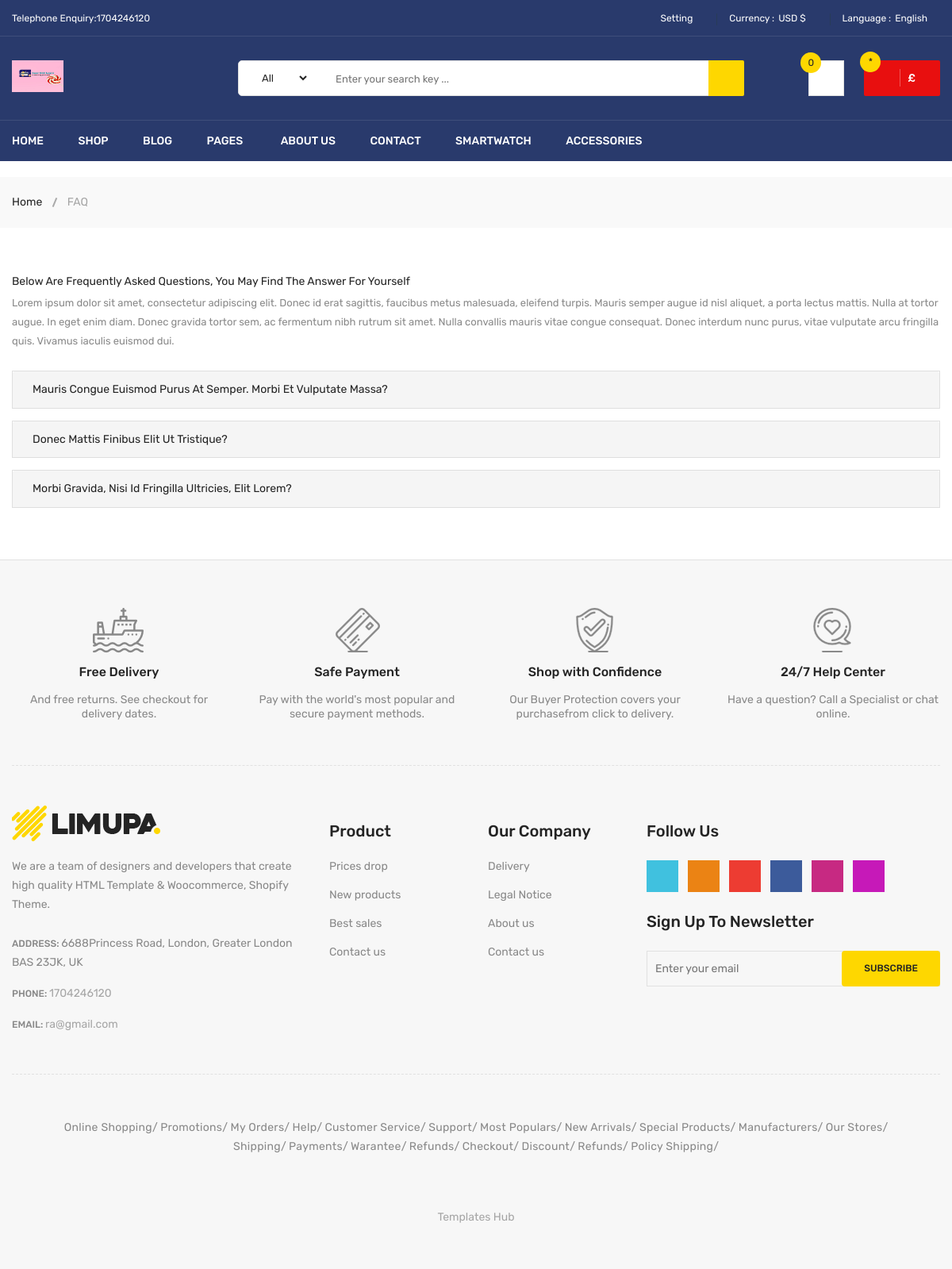
Screenshot of /faq/ with the database file from the repository.
### EcomApp/models.py (models this page shows, shortened)
class Setting(models.Model):
    STATUS = (
        ('True', 'True'),
        ('False', 'False'),
    )
    title = models.CharField(max_length=200)
    keyword = models.CharField(max_length=200)
    description = models.TextField()
    address = models.CharField(max_length=200)
    phone = models.IntegerField()
    fax = models.CharField(blank=True, max_length=50)
    email = models.EmailField(blank=True, null=True, max_length=50)
    smptserver = models.CharField(max_length=100)
    smtpemail = models.EmailField(blank=True, null=True, max_length=50)
    smptpassword = models.CharField(blank=True, max_length=50)
    smptport = models.CharField(blank=True, max_length=100)
    icon = models.ImageField(blank=True, null=True, upload_to='icon/')
    facebook = models.CharField(blank=True, max_length=100)
    instagram = models.CharField(blank=True, max_length=100)
    address = models.TextField()
    contact = models.TextField()
    reference = models.TextField()
    status = models.CharField(max_length=50, choices=STATUS)
    created_at = models.DateTimeField(auto_now_add=True)
    updated_at = models.DateTimeField(auto_now=True)

class FAQ(models.Model):
    STATUS = (
        ("True", "True"),
        ("False", "False")
    )
    ordernumber = models.IntegerField()
    question = models.CharField(max_length=200)
    answer = models.TextField()
    status = models.CharField(choices=STATUS, max_length=200, default=False)
    created_at = models.DateTimeField(auto_now_add=True)
    updated_at = models.DateTimeField(auto_now=True)

### EcomApp/views.py (the view)
# urls.py: path('faq/', Faq_details, name='Faq_details'),
def Faq_details(request):
    category = Category.objects.all()
    setting = Setting.objects.get(id=1)
    faq = FAQ.objects.filter(status=True).order_by('created_at')
    context = {
        'category': category,
        'setting': setting,
        'faq': faq
    }
    return render(request, 'faq.html', context)

### EcomApp/templates/faq.html (shortened to what this page needs)
      {%extends 'index.html'%}
{%load static%}
{% load crispy_forms_tags %}
            {% block header %}
                {% include "header.html" %}
            {% endblock header %}
             {% block another_content %}
 <div class="breadcrumb-area">
                <div class="container">
                    <div class="breadcrumb-content">
                        <ul>
                            <li><a href="index.html">Home</a></li>
                            <li class="active">FAQ</li>
                        </ul>
                    </div>
                </div>
            </div>
            <div class="frequently-area pt-60 pb-50">
                <div class="container">
                    <div class="row">
                        <div class="col-md-12">
                            <div class="frequently-content">
                                <div class="frequently-desc">
                                    <h3>Below are frequently asked questions, you may find the answer for yourself</h3>
                                    <p>Lorem ipsum dolor sit amet, consectetur adipiscing elit. Donec id erat sagittis, faucibus metus malesuada, eleifend turpis. Mauris semper augue id nisl aliquet, a porta lectus mattis. Nulla at tortor augue. In eget enim diam. Donec gravida tortor sem, ac fermentum nibh rutrum sit amet. Nulla convallis mauris vitae congue consequat. Donec interdum nunc purus, vitae vulputate arcu fringilla quis. Vivamus iaculis euismod dui.</p>
                                </div>
                            </div>
                            <div class="frequently-accordion">
                                <div id="accordion">
                                    {% for p in faq  %}
                                  <div class="card">
                                    <div class="card-header" id="heading{{p.ordernumber}}">
                                      <h5 class="mb-0">
                                        <a class="collapsed" data-toggle="collapse" data-target="#collapse{{p.ordernumber}}" aria-expanded="false" aria-controls="collapse{{p.ordernumber}}">
                                        {{p.question}}
                                        </a>
                                      </h5>
                                    </div>
                                  </div>
                                    {% endfor %}
                                </div>
                            </div>
                        </div>
                    </div>
                </div>
            </div>
   {% endblock another_content %}
                    {% block footer %}
            {% include "footer.html" %}
            {% endblock footer %}

### EcomApp/templates/header.html (shortened to what this page needs)
{%load static%}
{% load ecomtag %}
{%ecom_set as setting%}
<header class="li-header-4">
    <div class="header-top">
        <div class="container">
            <div class="row">
                <div class="col-lg-3 col-md-4">
                    <div class="header-top-left">
                        <ul class="phone-wrap">
                            <li><span>Telephone Enquiry:</span><a href="#">{{setting.phone}}</a></li>
                        </ul>
                    </div>
                </div>
                <div class="col-lg-9 col-md-8">
                    <div class="header-top-right">
                        <ul class="ht-menu">
                            <li>
                                <div class="ht-setting-trigger"><span>Setting</span></div>
                            </li>
                            <li>
                                <span class="currency-selector-wrapper">Currency :</span>
                                <div class="ht-currency-trigger"><span>USD $</span></div>
                            </li>
                            <li>
                                <span class="language-selector-wrapper">Language :</span>
                                <div class="ht-language-trigger"><span>English</span></div>
                            </li>
                        </ul>
                    </div>
                </div>
            </div>
        </div>
    </div>
    <div class="header-middle pl-sm-0 pr-sm-0 pl-xs-0 pr-xs-0">
        <div class="container">
            <div class="row">
                <div class="col-lg-3">
                    <div class="logo pb-sm-30 pb-xs-30">
                        <a href="{%url 'home'%}">
                            <img src="{{setting.icon.url}}" style="height: 40px;width: 65px" alt="">
                        </a>
                    </div>
                </div>
                <div class="col-lg-9 pl-0 ml-sm-15 ml-xs-15">
                    <form action="{%url 'SearchView'%}" class="hm-searchbox" method="post">
                        <select name="cat_id" class="nice-select select-search-category">
                            <option value="0">All</option>
                            {% load mptt_tags %}
                        </select>
                        <input type="text" placeholder="Enter your search key ..." id="query" name="query">
                        <button class="li-btn" type="submit"><i class="fa fa-search"></i></button>
                    </form>
                    <div class="header-middle-right">
                        <ul class="hm-menu">
                            <li class="hm-wishlist">
                                <a href="wishlist.html">
                                    <span class="cart-item-count wishlist-item-count">0</span>
                                    <i class="fa fa-heart-o"></i>
                                </a>
                            </li>
                            <li class="hm-minicart">
                                <div class="hm-minicart-trigger">
                                    <span class="item-text">£{{total_amount}}
                                        <span class="cart-item-count">*{{total_quan}}</span>
                                    </span>
                                </div>
                            </li>
                        </ul>
                    </div>
                </div>
            </div>
        </div>
    </div>
    <div class="header-bottom header-sticky d-none d-lg-block d-xl-block">
        <div class="container">
            <div class="row">
                <div class="col-lg-12">
                    <div class="hb-menu">
                        <nav>
                            <ul>
                                <li><a href="{%url 'home'%}">Home</a>
                                </li>
                                <li class="megamenu-holder"><a href="shop-left-sidebar.html">Shop</a>
                                </li>
                                <li class="dropdown-holder"><a href="blog-left-sidebar.html">Blog</a>
                                </li>
                                <li class="megamenu-static-holder"><a href="index.html">Pages</a>
                                </li>
                                <li><a href="{%url 'about'%}">About Us</a></li>
                                <li><a href="{%url 'contact_dat'%}">Contact</a></li>
                                <li><a href="shop-left-sidebar.html">Smartwatch</a></li>
                                <li><a href="shop-left-sidebar.html">Accessories</a></li>
                            </ul>
                        </nav>
                    </div>
                </div>
            </div>
        </div>
    </div>
</header>

### EcomApp/templates/footer.html (shortened to what this page needs)
{%load static%}
<div class="footer">
	<div class="footer-static-top">
		<div class="container">
			<div class="footer-shipping pt-60 pb-55 pb-xs-25">
				<div class="row">
					<div class="col-lg-3 col-md-6 col-sm-6 pb-sm-55 pb-xs-55">
						<div class="li-shipping-inner-box">
							<div class="shipping-icon">
								<img src="images/shipping-icon/1.png" alt="Shipping Icon" />
							</div>
							<div class="shipping-text">
								<h2>Free Delivery</h2>
								<p>And free returns. See checkout for delivery dates.</p>
							</div>
						</div>
					</div>
					<div class="col-lg-3 col-md-6 col-sm-6 pb-sm-55 pb-xs-55">
						<div class="li-shipping-inner-box">
							<div class="shipping-icon">
								<img src="images/shipping-icon/2.png" alt="Shipping Icon" />
							</div>
							<div class="shipping-text">
								<h2>Safe Payment</h2>
								<p>
									Pay with the world's most popular and secure payment methods.
								</p>
							</div>
						</div>
					</div>
					<div class="col-lg-3 col-md-6 col-sm-6 pb-xs-30">
						<div class="li-shipping-inner-box">
							<div class="shipping-icon">
								<img src="images/shipping-icon/3.png" alt="Shipping Icon" />
							</div>
							<div class="shipping-text">
								<h2>Shop with Confidence</h2>
								<p>
									Our Buyer Protection covers your purchasefrom click to
									delivery.
								</p>
							</div>
						</div>
					</div>
					<div class="col-lg-3 col-md-6 col-sm-6 pb-xs-30">
						<div class="li-shipping-inner-box">
							<div class="shipping-icon">
								<img src="images/shipping-icon/4.png" alt="Shipping Icon" />
							</div>
							<div class="shipping-text">
								<h2>24/7 Help Center</h2>
								<p>Have a question? Call a Specialist or chat online.</p>
							</div>
						</div>
					</div>
				</div>
			</div>
		</div>
	</div>
	<div class="footer-static-middle">
		<div class="container">
			<div class="footer-logo-wrap pt-50 pb-35">
				<div class="row">
					<div class="col-lg-4 col-md-6">
						<div class="footer-logo">
							<img src="images/menu/logo/1.jpg" alt="Footer Logo" />
							<p class="info">
								We are a team of designers and developers that create high
								quality HTML Template & Woocommerce, Shopify Theme.
							</p>
						</div>
						<ul class="des">
							<li>
								<span>Address: </span>
								6688Princess Road, London, Greater London BAS 23JK, UK
							</li>
							<li>
								<span>Phone: </span>
								<a href="#">{{setting.phone}}</a>
							</li>
							<li>
								<span>Email: </span>
								<a href="mailto://info@yourdomain.com">{{setting.email}}</a>
							</li>
						</ul>
					</div>
					<div class="col-lg-2 col-md-3 col-sm-6">
						<div class="footer-block">
							<h3 class="footer-block-title">Product</h3>
							<ul>
								<li><a href="#">Prices drop</a></li>
								<li><a href="#">New products</a></li>
								<li><a href="#">Best sales</a></li>
								<li><a href="#">Contact us</a></li>
							</ul>
						</div>
					</div>
					<div class="col-lg-2 col-md-3 col-sm-6">
						<div class="footer-block">
							<h3 class="footer-block-title">Our company</h3>
							<ul>
								<li><a href="#">Delivery</a></li>
								<li><a href="#">Legal Notice</a></li>
								<li><a href="#">About us</a></li>
								<li><a href="#">Contact us</a></li>
							</ul>
						</div>
					</div>
					<div class="col-lg-4">
						<div class="footer-block">
							<h3 class="footer-block-title">Follow Us</h3>
							<ul class="social-link">
								<li class="twitter">
									<a
										href="https://twitter.com/"
										data-toggle="tooltip"
										target="_blank"
										title="Twitter"
									>
										<i class="fa fa-twitter"></i>
									</a>
								</li>
								<li class="rss">
									<a
										href="https://rss.com/"
										data-toggle="tooltip"
										target="_blank"
										title="RSS"
									>
										<i class="fa fa-rss"></i>
									</a>
								</li>
								<li class="google-plus">
									<a
										href="https://www.plus.google.com/discover"
										data-toggle="tooltip"
										target="_blank"
										title="Google Plus"
									>
										<i class="fa fa-google-plus"></i>
									</a>
								</li>
								<li class="facebook">
									<a
										href="https://www.facebook.com/"
										data-toggle="tooltip"
										target="_blank"
										title="Facebook"
									>
										<i class="fa fa-facebook"></i>
									</a>
								</li>
								<li class="youtube">
									<a
										href="https://www.youtube.com/"
										data-toggle="tooltip"
										target="_blank"
										title="Youtube"
									>
										<i class="fa fa-youtube"></i>
									</a>
								</li>
								<li class="instagram">
									<a
										href="https://www.instagram.com/"
										data-toggle="tooltip"
										target="_blank"
										title="Instagram"
									>
										<i class="fa fa-instagram"></i>
									</a>
								</li>
							</ul>
						</div>
						<div class="footer-newsletter">
							<h4>Sign up to newsletter</h4>
							<form
								action="#"
								method="post"
								id="mc-embedded-subscribe-form"
								name="mc-embedded-subscribe-form"
								class="footer-subscribe-form validate"
								target="_blank"
								novalidate
							>
								<div id="mc_embed_signup_scroll">
									<div id="mc-form" class="mc-form subscribe-form form-group">
										<input
											id="mc-email"
											type="email"
											autocomplete="off"
											placeholder="Enter your email"
										/>
										<button class="btn" id="mc-submit">Subscribe</button>
									</div>
								</div>
							</form>
						</div>
					</div>
				</div>
			</div>
		</div>
	</div>
	<div class="footer-static-bottom pt-55 pb-55">
		<div class="container">
			<div class="row">
				<div class="col-lg-12">
					<div class="footer-links">
						<ul>
							<li><a href="#">Online Shopping</a></li>
							<li><a href="#">Promotions</a></li>
							<li><a href="#">My Orders</a></li>
							<li><a href="#">Help</a></li>
							<li><a href="#">Customer Service</a></li>
							<li><a href="#">Support</a></li>
							<li><a href="#">Most Populars</a></li>
							<li><a href="#">New Arrivals</a></li>
							<li><a href="#">Special Products</a></li>
							<li><a href="#">Manufacturers</a></li>
							<li><a href="#">Our Stores</a></li>
							<li><a href="#">Shipping</a></li>
							<li><a href="#">Payments</a></li>
							<li><a href="#">Warantee</a></li>
							<li><a href="#">Refunds</a></li>
							<li><a href="#">Checkout</a></li>
							<li><a href="#">Discount</a></li>
							<li><a href="#">Refunds</a></li>
							<li><a href="#">Policy Shipping</a></li>
						</ul>
					</div>
					<div class="copyright text-center">
					</div>
					<div class="copyright text-center pt-25">
						<span
							><a target="_blank" href="https://www.templateshub.net"
								>Templates Hub</a
							></span
						>
					</div>
				</div>
			</div>
		</div>
	</div>
</div>

### rows the page displays
Setting: phone "1704246120", icon (picture), email "ra@gmail.com"
FAQ: question "Mauris Congue Euismod Purus At Semper. Morbi Et Vulputate Massa?"
FAQ: question "Donec Mattis Finibus Elit Ut Tristique?"
FAQ: question "Morbi Gravida, Nisi Id Fringilla Ultricies, Elit Lorem?"
